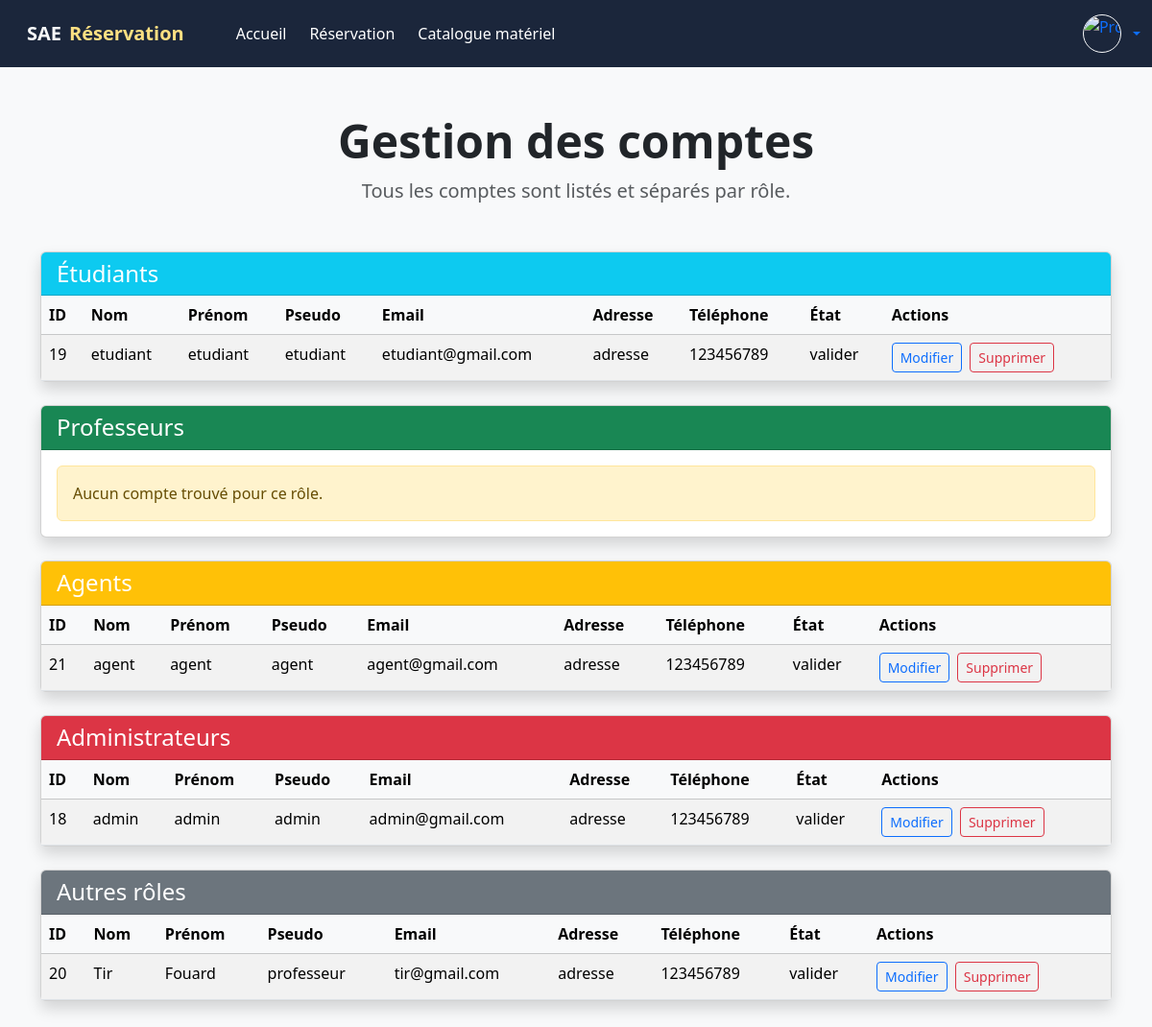
Screenshot of /php/gestion_compte.php (signed in) with the database file from the repository.
### tables this page shows
CREATE TABLE IF NOT EXISTS `utilisateur` (
  `id_utilisateur` int NOT NULL AUTO_INCREMENT,
  `nom` varchar(45) DEFAULT NULL,
  `prenom` varchar(45) DEFAULT NULL,
  `pseudo` varchar(45) DEFAULT NULL,
  `email` varchar(45) DEFAULT NULL,
  `mot_de_passe` varchar(255) DEFAULT NULL,
  `adresse` varchar(45) DEFAULT NULL,
  `telephone` int NOT NULL,
  `role` varchar(20) DEFAULT NULL,
  `etat` varchar(20) DEFAULT NULL,
  PRIMARY KEY (`id_utilisateur`)
);

### php/gestion_compte.php (the view, shortened to what this page needs)
<?php
require_once "connexion_bdd.php";
$sql = "SELECT * FROM utilisateur";
$users = $pdo->query($sql)->fetchAll(PDO::FETCH_ASSOC);
$roles = [
    'etudiant' => [],
    'professeur' => [],
    'agent' => [],
    'admin' => [],
    'autre' => []
];
foreach ($users as $user) {
    $role = isset($user['role']) && $user['role'] !== null ? strtolower($user['role']) : 'autre';
    if (isset($roles[$role])) {
        $roles[$role][] = $user;
    } else {
        $roles['autre'][] = $user;
    }
}
function afficher_tableau($users, $titre, $color = "primary") {
    if (count($users) === 0) {
        echo "<div class='card mb-4 shadow'>";
        echo "<div class='card-header bg-$color text-white'><h4 class='mb-0'>$titre</h4></div>";
        echo "<div class='card-body'>";
        echo "<div class='alert alert-warning mb-0'>Aucun compte trouvé pour ce rôle.</div>";
        echo "</div></div>";
        return;
    }
    echo "<div class='card mb-4 shadow'>";
    echo "<div class='card-header bg-$color text-white'><h4 class='mb-0'>$titre</h4></div>";
    echo "<div class='card-body p-0'>";
    echo "<div class='table-responsive'>";
    echo "<table class='table table-striped table-hover mb-0'>";
    echo "<thead class='table-light'><tr>
            <th>ID</th>
            <th>Nom</th>
            <th>Prénom</th>
            <th>Pseudo</th>
            <th>Email</th>
            <th>Adresse</th>
            <th>Téléphone</th>
            <th>État</th>
            <th>Actions</th>
        </tr></thead><tbody>";
    foreach ($users as $user) {
        echo "<tr>
                <td>{$user['id_utilisateur']}</td>
                <td>".htmlspecialchars($user['nom'])."</td>
                <td>".htmlspecialchars($user['prenom'])."</td>
                <td>".htmlspecialchars($user['pseudo'])."</td>
                <td>".htmlspecialchars($user['email'])."</td>
                <td>".htmlspecialchars($user['adresse'])."</td>
                <td>".htmlspecialchars($user['telephone'])."</td>
                <td>".htmlspecialchars($user['etat'])."</td>
                <td>
                    <a href='modifier_compte.php?id={$user['id_utilisateur']}' class='btn btn-sm btn-outline-primary me-1'>Modifier</a>
                    <a href='supprimer_compte.php?id={$user['id_utilisateur']}' class='btn btn-sm btn-outline-danger');\">Supprimer</a>
                </td>
            </tr>";
    }
    echo "</tbody></table></div></div></div>";
}
?>
<!DOCTYPE html>
<html lang="fr">
<head>
    <link href="https://cdn.jsdelivr.net/npm/bootstrap@5.3.3/dist/css/bootstrap.min.css" rel="stylesheet">
    <link rel="stylesheet" href="../css/navbar.css">
</head>
<body class="bg-light">
  <nav class="navbar navbar-expand-lg" style="background-color: #1B263B;">
    <div class="container-fluid">
      <a class="navbar-brand text-light d-flex align-items-center gap-2" href="index.php" style="font-weight:bold;">
        SAE <span style="color:#ffe082;">Réservation</span>
      </a>
      <div class="collapse navbar-collapse" id="mainNavbar">
        <ul class="navbar-nav mb-2 mb-lg-0 gap-lg-2" style="margin-left: 30px;">
          <li class="nav-item">
            <a class="nav-link" href="index.php" style="color:#fff;">
              <i class="bi bi-house-door"></i> Accueil
            </a>
          </li>
          <li class="nav-item">
            <a class="nav-link" href="reservation.php" style="color:#fff;">
              <i class="bi bi-calendar2-plus"></i> Réservation
            </a>
          </li>
          <li class="nav-item">
            <a class="nav-link" href="catalogue_materiel.php" style="color:#fff;">
              <i class="bi bi-box-seam"></i> Catalogue matériel
            </a>
          </li>
        </ul>
        <div class="ms-auto d-flex align-items-center">
          <div class="dropdown">
            <a href="#" class="d-flex align-items-center text-decoration-none dropdown-toggle" id="dropdownUser" data-bs-toggle="dropdown" aria-expanded="false">
              <img src="img/profil.png" alt="Profil" width="40" height="40" class="rounded-circle border border-light me-2">
            </a>
          </div>
        </div>
      </div>
    </div>
  </nav>
  <div class="container py-5">
    <div class="text-center mb-5">
      <h1 class="display-5 fw-bold">Gestion des comptes</h1>
      <p class="lead text-muted">Tous les comptes sont listés et séparés par rôle.</p>
    </div>
    <?php
      afficher_tableau($roles['etudiant'], "Étudiants", "info");
      afficher_tableau($roles['professeur'], "Professeurs", "success");
    ?>
  </div>
</body>
</html>

### css/navbar.css (style rules this page uses)
.navbar { min-height: 70px; padding-top: 0.7rem; padding-bottom: 0.7rem; }
.navbar .nav-link { color: #fff !important; transition: background 0.2s, color 0.2s; border-radius: 0.4rem; }

### rows the page displays
utilisateur: id_utilisateur "19", nom "etudiant", prenom "etudiant", pseudo "etudiant", email "etudiant@gmail.com", adresse "adresse", telephone "123456789", etat "valider"
utilisateur: id_utilisateur "21", nom "agent", prenom "agent", pseudo "agent", email "agent@gmail.com", adresse "adresse", telephone "123456789", etat "valider"
utilisateur: id_utilisateur "18", nom "admin", prenom "admin", pseudo "admin", email "admin@gmail.com", adresse "adresse", telephone "123456789", etat "valider"
utilisateur: id_utilisateur "20", nom "Tir", prenom "Fouard", pseudo "professeur", email "tir@gmail.com", adresse "adresse", telephone "123456789", etat "valider"

### other values shown
$titre "Étudiants Agents Administrateurs Autres rôles"
$titre "Professeurs"
